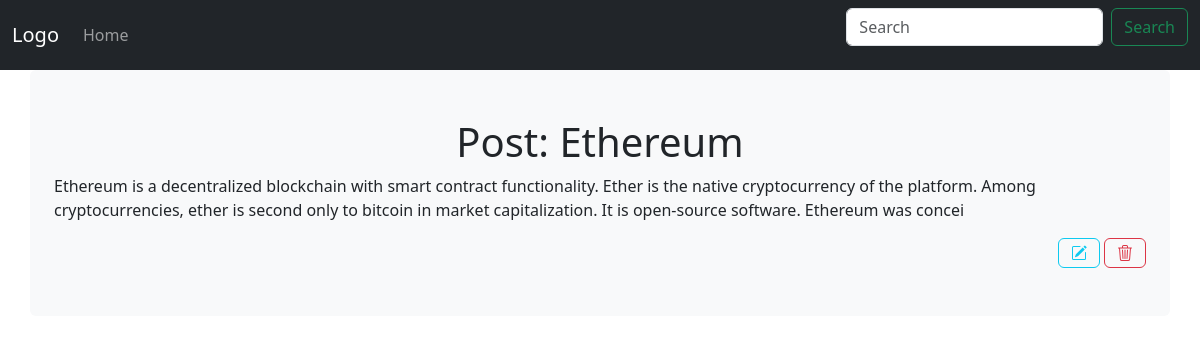
/post_details/9, run on the app's committed database.
### posts/models.py (models this page shows, shortened)
class Posts(models.Model):
    title = models.CharField()
    description = models.TextField(max_length=255)
    author = models.ForeignKey(User, on_delete=models.CASCADE)
    created_at = models.DateField(auto_now_add=True)
    updated_at = models.DateTimeField(auto_now=True)
    class Meta:
        verbose_name_plural = "Posts"
        verbose_name = "Post"

### posts/views.py (the view)
# urls.py: path("post_details/<int:pk>", post_details, name="post_details"),
def post_details(request, pk: int):
    post = Posts.objects.get(pk=pk)
    context = {
        "post": post,
    }
    return render(request, "post_details.html", context)

### templates/post_details.html (shortened to what this page needs)
{% extends 'base.html' %}
{% block content %}
<div class="container py-5">
    <h1 class="text-center">Post: {{ post.title }}</h1>
    <p>
        {{post.description}}
    </p>
    <div class="footer text-end">
        <a href="{% url 'update_post' post.id %}" class="btn btn-outline-info">
        </a>
        <a href="{% url 'delete_post' post.id %}" class="btn btn-outline-danger">
        </a>
    </div>
</div>
{% endblock %}

### data on the page
Posts: title "Ethereum", description "Ethereum is a decentralized blockchain with smart contract functionality. Ether is the native cryptocurrency of the platform. Among cryptocurrencies, ether is second only to bitcoin in market capitalization. It is open-source software. Ethereum was concei"
